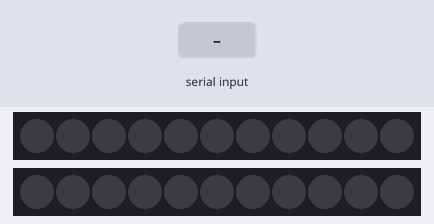
Recording of a sketch running on a simulated Arduino Uno, built with avr-gcc and run on an emulated ATmega328P. On the bench: 2 × 11 RGB LEDs in strip order, left to right. The test bench sets the inputs (shaded band). Dim RGB values are drawn brighter than linear; what the sketch prints to the serial monitor is not drawn.

Above: at 1.2 s.
1.3 s: byte 98 (BLUE) received over Serial
At 1.56 s:
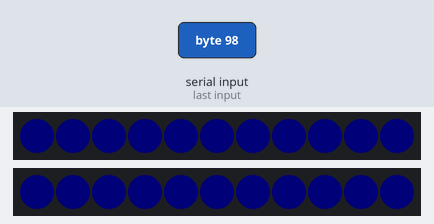
4.3 s: byte 114 (RED) received over Serial
At 7.2 s:
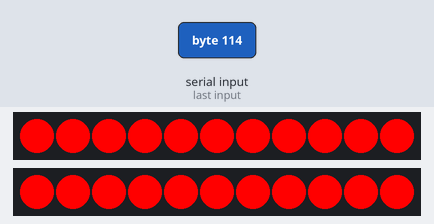
7.3 s: byte 103 (GREEN) received over Serial
At 8.2 s:
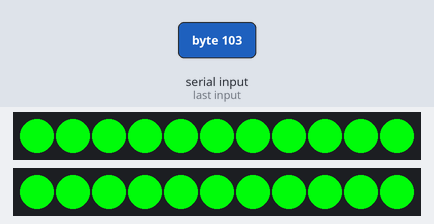
8.8 s: byte 114 (RED) received over Serial
At 9.2 s:
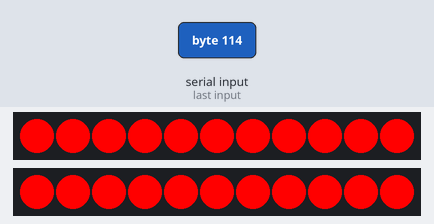
10.6 s: byte 103 (GREEN) received over Serial
At 11.8 s:
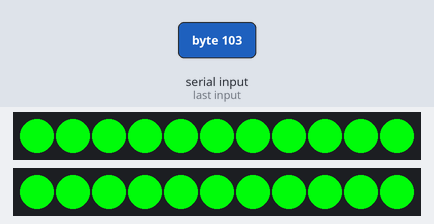
13.6 s: byte 114 (RED) received over Serial
At 14.2 s:
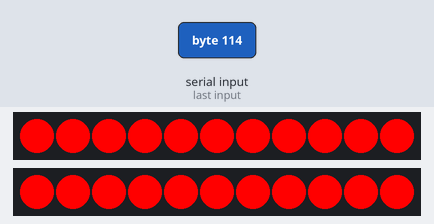
Timing chart, 0 to 16.6 s (numbered marks = the images above; inputs shaded):
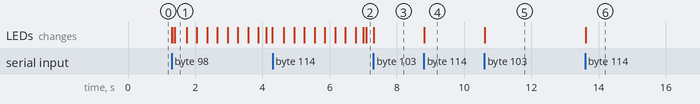

The sketch:

LED_test.ino
```cpp
#include <FastLED.h>
#define numberOfLEDs 11
#define controlPin 4
#define controlPin2 5

#define change_step 2


#define RED 'r'
#define BLUE 'b'
#define GREEN 'g'

CRGB leds[numberOfLEDs];

void setHSVColor(int hue, int saturation, int value) {
  for (int thisLED = 0; thisLED < numberOfLEDs; thisLED++) {
    leds[thisLED] = CHSV(hue, saturation, value);
  }
  FastLED.show();
}

int BLUE_HUE = 171;
int RED_HUE = 0;
int GREEN_HUE = 100;

int VALUE = 255;
int SATURATION = 255;

void setup() {
  Serial.begin(9600);
  FastLED.addLeds<WS2812B, controlPin, GRB>(leds, numberOfLEDs);
  FastLED.addLeds<WS2812B, controlPin2, GRB>(leds, numberOfLEDs);
}
char inkey;       // 入力文字格納用

void loop() {

  // 読み込み情報の有無確認
  if( Serial.available()) {
    //　シリアルから値の読み込み
    inkey = Serial.read();
    // シリアルポートへ出力
    Serial.print( inkey );
    // delay(100);
  }

   switch(inkey){
    case BLUE:
      Serial.print("blue mode");
        for(int value=0; value < 255; value += change_step){
            setHSVColor(BLUE_HUE, SATURATION, value);  // 色相、彩度、明度を設定
            delay(10);
        }

        for(int value=255; value > 0; value -= change_step){
            setHSVColor(BLUE_HUE, SATURATION, value);  // 色相、彩度、明度を設定
            delay(10);
        }
        break;


  case RED:
    Serial.print("red mode");
    setHSVColor(RED_HUE, SATURATION, VALUE);
    break;


  case GREEN:
    Serial.print("green mode");
     setHSVColor(GREEN_HUE, SATURATION, VALUE);
    break;

  default:
      break;

  }


}
```

Measured:
- after the input at 4.3 s, the LEDs: first differ from a run without the input after 2.8 s (image 2)
- after the input at 7.3 s, the LEDs: change at once (image 3)
- after the input at 8.8 s, the LEDs: change at once (image 4)
- after the input at 10.6 s, the LEDs: change at once (image 5)
- after the input at 13.6 s, the LEDs: change at once (image 6)
